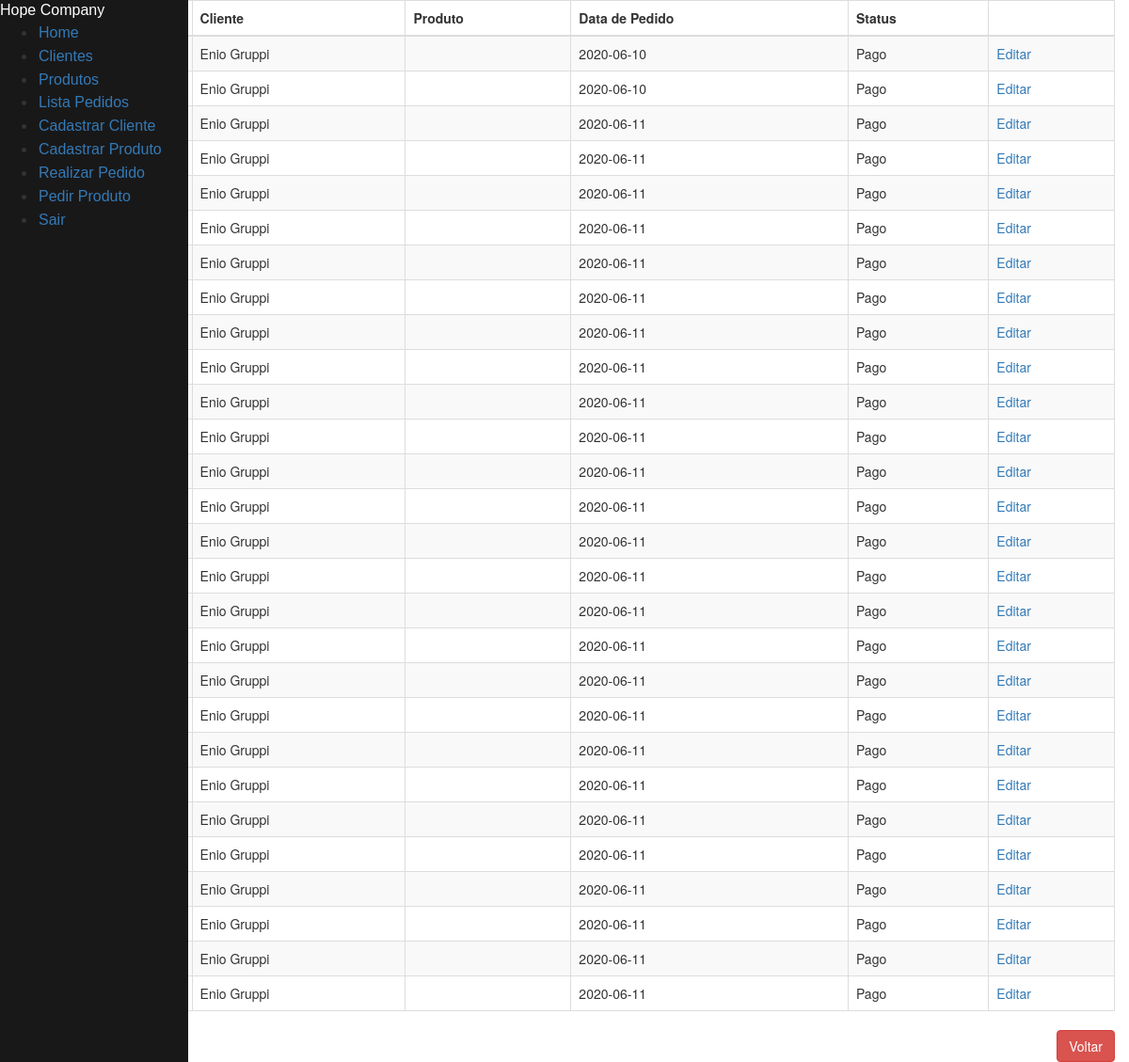
The app's page /pedido/ with its own data.
### tables this page shows
CREATE TABLE pedido (
    id_pedido INTEGER PRIMARY KEY AUTOINCREMENT,
    id_cliente INTEGER NOT NULL,
    datahora DEFAULT CURRENT_DATE,
    ped_valor INTEGER,
    status VARCHAR(20) DEFAULT "Pendente",
    FOREIGN KEY(id_cliente) REFERENCES cliente(id_cliente)
);

CREATE TABLE cliente (
    id_cliente INTEGER PRIMARY KEY AUTOINCREMENT,
    nome VARCHAR(50) NOT NULL,
    sexo VARCHAR(1) NOT NULL,
    telefone CHAR(11) NULL,
    endereco CHAR(100) NULL,
    email CHAR(100) NULL
);

### clientes.py (the view)
@app.route("/pedido/")
def listar_pedidos_api():
    return render_template("lista_pedidos.html", pedidos = listar_pedidos())

### clientes.py (called while the page is built)
def row_to_dict(description, row):
    if row == None:
        return None
    d = {}
    for i in range(0, len(row)):
        d[description[i][0]] = row[i]
    return d

def rows_to_dict(description, rows):
    result = []
    for row in rows:
        result.append(row_to_dict(description, row))
    return result

def conectar():
    return sqlite3.connect('clientes.db')

def listar_pedidos():
    with closing(conectar()) as con, closing(con.cursor()) as cur:
        cur.execute("SELECT p.id_pedido, p.id_cliente, p.datahora, p.status, c.nome FROM pedido p INNER JOIN cliente c ON p.id_cliente = c.id_cliente ORDER BY p.id_cliente")
        return rows_to_dict(cur.description, cur.fetchall())

### templates/lista_pedidos.html (shortened to what this page needs)
{% extends "menu.html" %}
{% block content %}
<div class="container col-md-18">
        <div class="table-responsive" id="sailorTableArea">
        <table id="sailorTable" class="table table-striped table-bordered" width="100%">
            <thead>
                <tr>
                    <th>Pedido</th>
                    <th>Cliente</th>
                    <th>Produto</th>
                    <th>Data de Pedido</th>
                    <th>Status</th>
                    <th></th>
                </tr>
            </thead>
            <tbody>
                {% for pedido in pedidos %}
                <tr>
                    <td>{{pedido['id_pedido']}}</td>
                    <td>{{pedido['nome']}}</td>
                    <td></td>
                    <td>{{pedido['datahora']}}</td>
                    <td>{{pedido['status']}}</td>
                    <td><a href="/pedido/{{pedido['id_pedido']}}" class="botao">Editar</a></td>
                </tr>
                {% endfor %}
            </tbody>
        </table>
        </div>
    </div>
    <div class="form-group">
        <label class="col-md-4 control-label" for="btnsalvar"></label>
        <div class="col-md-8 text-right">
            <a id="btncancelar" name="btncancelar" class="btn btn-danger" href="/menu">Voltar</a>
        </div>
    </div>
</body>
{% endblock %}

### templates/menu.html (style rules this page uses)
body { background-color: #ffffff; }

### records on screen
pedido: nome "Enio Gruppi", datahora "2020-06-10", status "Pago"
pedido: nome "Enio Gruppi", datahora "2020-06-10", status "Pago"
pedido: nome "Enio Gruppi", datahora "2020-06-11", status "Pago"
pedido: nome "Enio Gruppi", datahora "2020-06-11", status "Pago"
pedido: nome "Enio Gruppi", datahora "2020-06-11", status "Pago"
pedido: nome "Enio Gruppi", datahora "2020-06-11", status "Pago"
pedido: nome "Enio Gruppi", datahora "2020-06-11", status "Pago"
pedido: nome "Enio Gruppi", datahora "2020-06-11", status "Pago"
pedido: nome "Enio Gruppi", datahora "2020-06-11", status "Pago"
pedido: nome "Enio Gruppi", datahora "2020-06-11", status "Pago"
pedido: nome "Enio Gruppi", datahora "2020-06-11", status "Pago"
pedido: nome "Enio Gruppi", datahora "2020-06-11", status "Pago"
pedido: nome "Enio Gruppi", datahora "2020-06-11", status "Pago"
pedido: nome "Enio Gruppi", datahora "2020-06-11", status "Pago"
pedido: nome "Enio Gruppi", datahora "2020-06-11", status "Pago"
pedido: nome "Enio Gruppi", datahora "2020-06-11", status "Pago"
pedido: nome "Enio Gruppi", datahora "2020-06-11", status "Pago"
pedido: nome "Enio Gruppi", datahora "2020-06-11", status "Pago"
pedido: nome "Enio Gruppi", datahora "2020-06-11", status "Pago"
pedido: nome "Enio Gruppi", datahora "2020-06-11", status "Pago"
pedido: nome "Enio Gruppi", datahora "2020-06-11", status "Pago"
pedido: nome "Enio Gruppi", datahora "2020-06-11", status "Pago"
pedido: nome "Enio Gruppi", datahora "2020-06-11", status "Pago"
pedido: nome "Enio Gruppi", datahora "2020-06-11", status "Pago"
pedido: nome "Enio Gruppi", datahora "2020-06-11", status "Pago"
pedido: nome "Enio Gruppi", datahora "2020-06-11", status "Pago"
pedido: nome "Enio Gruppi", datahora "2020-06-11", status "Pago"
pedido: nome "Enio Gruppi", datahora "2020-06-11", status "Pago"
